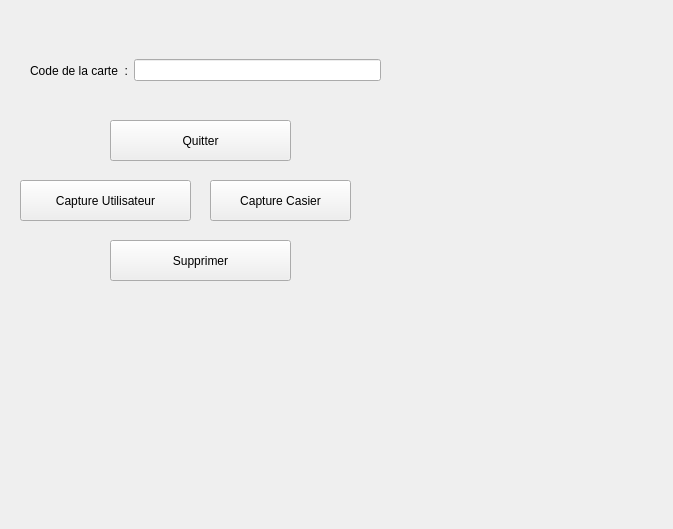
<?xml version="1.0" encoding="UTF-8"?>
<ui version="4.0">
 <class>Widget</class>
 <widget class="QWidget" name="Widget">
  <property name="geometry">
   <rect>
    <x>0</x>
    <y>0</y>
    <width>673</width>
    <height>529</height>
   </rect>
  </property>
  <property name="windowTitle">
   <string>Widget</string>
  </property>
  <widget class="QPushButton" name="pushButtonQuitter">
   <property name="geometry">
    <rect>
     <x>110</x>
     <y>120</y>
     <width>181</width>
     <height>41</height>
    </rect>
   </property>
   <property name="text">
    <string>Quitter</string>
   </property>
  </widget>
  <widget class="QWidget" name="layoutWidget">
   <property name="geometry">
    <rect>
     <x>30</x>
     <y>40</y>
     <width>351</width>
     <height>61</height>
    </rect>
   </property>
   <layout class="QHBoxLayout" name="horizontalLayout">
    <item>
     <widget class="QLabel" name="label">
      <property name="text">
       <string>Code de la carte  :</string>
      </property>
     </widget>
    </item>
    <item>
     <widget class="QLineEdit" name="lineEditCode"/>
    </item>
   </layout>
  </widget>
  <widget class="QPushButton" name="pushButtonCaptureCasier">
   <property name="geometry">
    <rect>
     <x>210</x>
     <y>180</y>
     <width>141</width>
     <height>41</height>
    </rect>
   </property>
   <property name="text">
    <string>Capture Casier</string>
   </property>
  </widget>
  <widget class="QPushButton" name="pushButtonCaptureUtilisateur">
   <property name="geometry">
    <rect>
     <x>20</x>
     <y>180</y>
     <width>171</width>
     <height>41</height>
    </rect>
   </property>
   <property name="text">
    <string>Capture Utilisateur</string>
   </property>
  </widget>
  <widget class="QPushButton" name="pushButtonSupprimer">
   <property name="geometry">
    <rect>
     <x>110</x>
     <y>240</y>
     <width>181</width>
     <height>41</height>
    </rect>
   </property>
   <property name="text">
    <string>Supprimer</string>
   </property>
  </widget>
 </widget>
 <resources/>
 <connections>
  <connection>
   <sender>pushButtonQuitter</sender>
   <signal>clicked()</signal>
   <receiver>Widget</receiver>
   <slot>close()</slot>
   <hints>
    <hint type="sourcelabel">
     <x>274</x>
     <y>135</y>
    </hint>
    <hint type="destinationlabel">
     <x>350</x>
     <y>129</y>
    </hint>
   </hints>
  </connection>
 </connections>
</ui>
